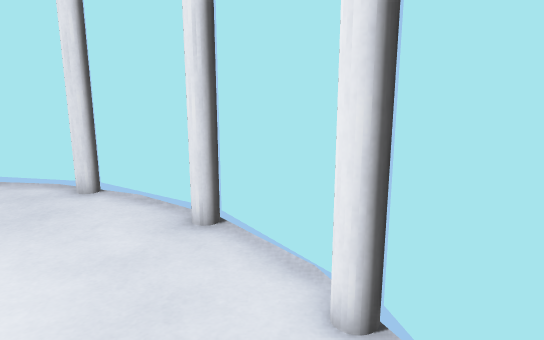
view 1 (above)

12 first-person views from a walk through a 3-D level made in the Godot game engine. The camera is 1.5 m above the floor, tilts 12° down and sees 70° across. The floor is counted in squares, 0.5 m on a side. Each view is taken from the middle of a square. On the plan, view 1 faces up. The plan holds only what a view shows up to about 20 squares ahead; the rest is blank.

view 2
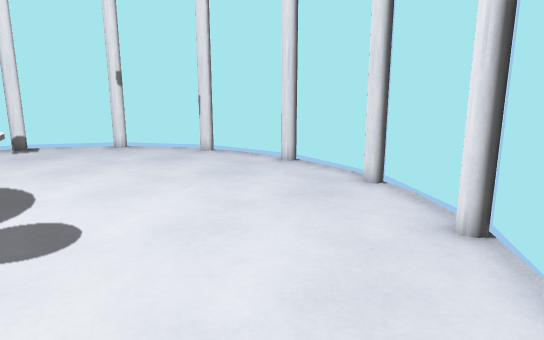

view 3
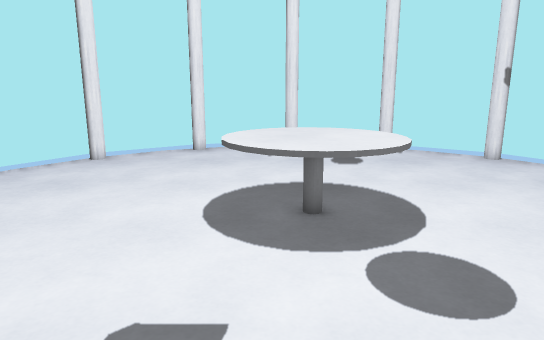

view 4
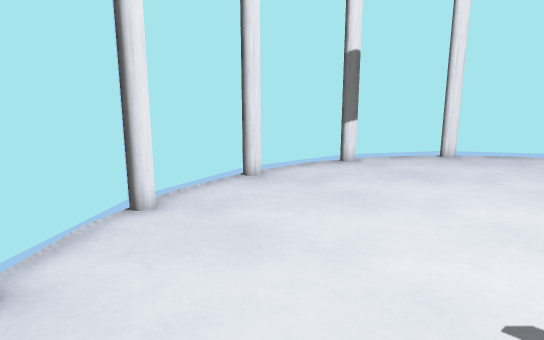

view 5
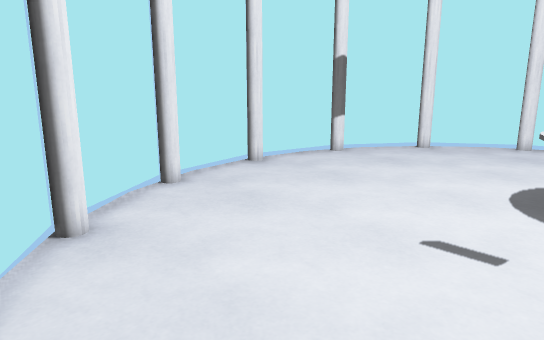

view 6
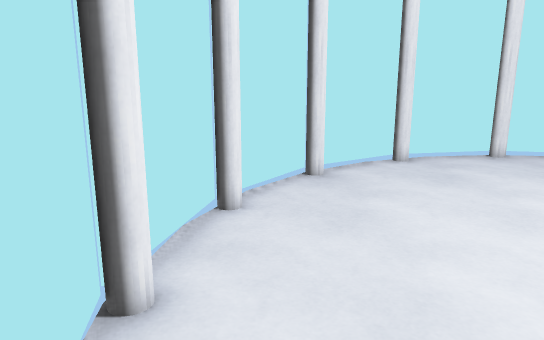

view 7
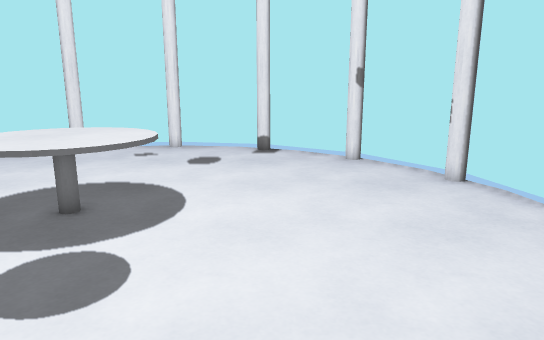

view 8
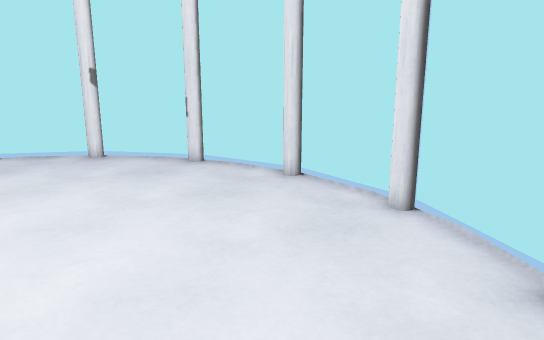

view 9
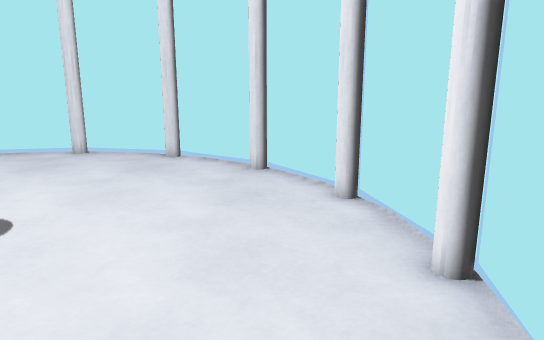

view 10
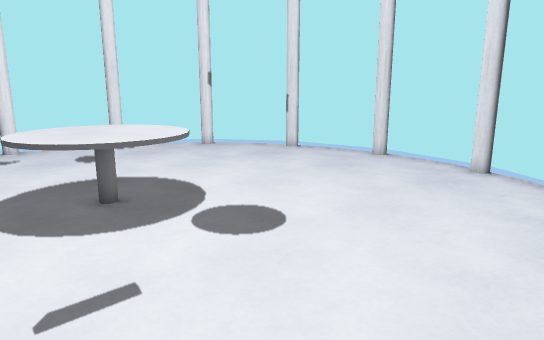

view 11
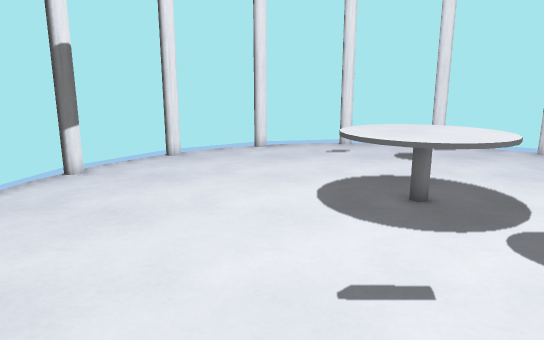

view 12
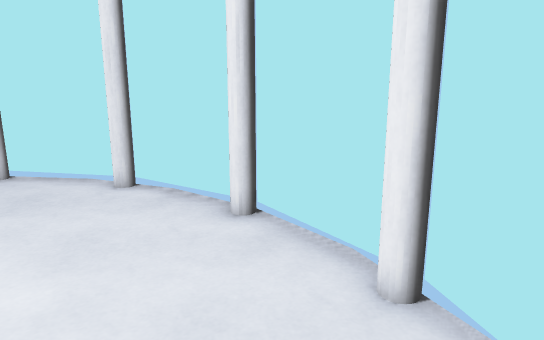

### Floor plan
Key: @ floor where view 1 was taken; # wall or solid block; . floor; ^ raised ledge.
Columns run from 22 left of view 1 to 2 right of it. Each row starts with its distance up from view 1.
 12        ##########
 11       ###.......###
 10     ###...........###
  9    ##...............##
  8   ###...............###
  7   #...................#
  6  ##...................##
  5  #.....................##
  4 ##.....................##
  3 #.......................#
  2 #.........^^^...........#
  1 #........^^^^^..........#
  0 #........^^^^^........@.#
 -1 #........^^^^^..........#
 -2 #.........^^^...........#
 -3 #.......................#
 -4 ##.....................##
 -5  #.....................##
 -6  ##...................##
 -7   #...................#
 -8   ###...............###
 -9    ##...............##
-10     ###...........###
-11       ###.......###
-12        ##########

Positions as (right, up) in squares from view 1, and headings:
1: (0, 0), facing up
2: (1, 0), facing up-left
3: (-2, -1), facing left
4: (-1, -2), facing down-left
5: (1, 0), facing down-left
6: (0, 5), facing down
7: (-2, 5), facing left
8: (-1, 2), facing up-left
9: (-1, -6), facing up
10: (-1, -4), facing up-left
11: (-1, -4), facing left
12: (-4, -7), facing up-right
